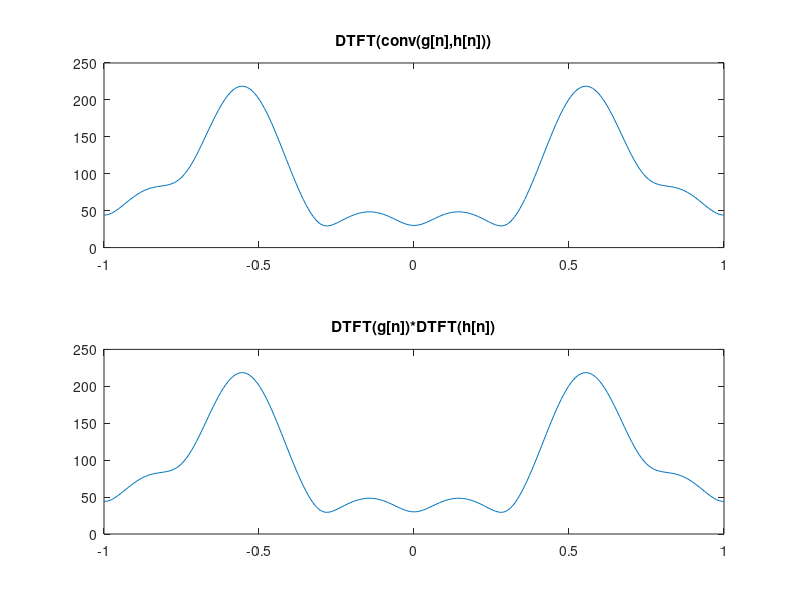

Recreate this plot in MATLAB.
%In this file we are aiming to observe the convolution property of the DTFT
%We are expecting convolution in time domain convert into multiplication in
%frequency domain

%Let's start with defining the discrete time signals we are going to use

g=[1 3 -5 6 9 13 -14 15 2];
h=[-1 2 3 -2 -1];
%Firstly we perform the calculation of the frequency responses of these
%signals

w = linspace(-pi,pi,256);

freq_g = freqz(g,1,w);
freq_h = freqz(h,1,w);

%secondly we are going to obtain convolution result

convolution = conv(g,h);
%Let's calculate the frequency response of this convolution

%DTFT(g * h)
fr_res_conv = freqz(convolution,1,w);
%DTFT(g)*DTFT(h)
fr_res_mul = freq_g .* freq_h;
% Then we are going to plot these signals. Our expectation is the both
% plots will be the same.

figure (1)
subplot(2,1,1)
plot(w/pi, abs(fr_res_conv))
title('DTFT(conv(g[n],h[n]))');

subplot(2,1,2)
plot(w/pi, abs(fr_res_mul))
title('DTFT(g[n])*DTFT(h[n])');
